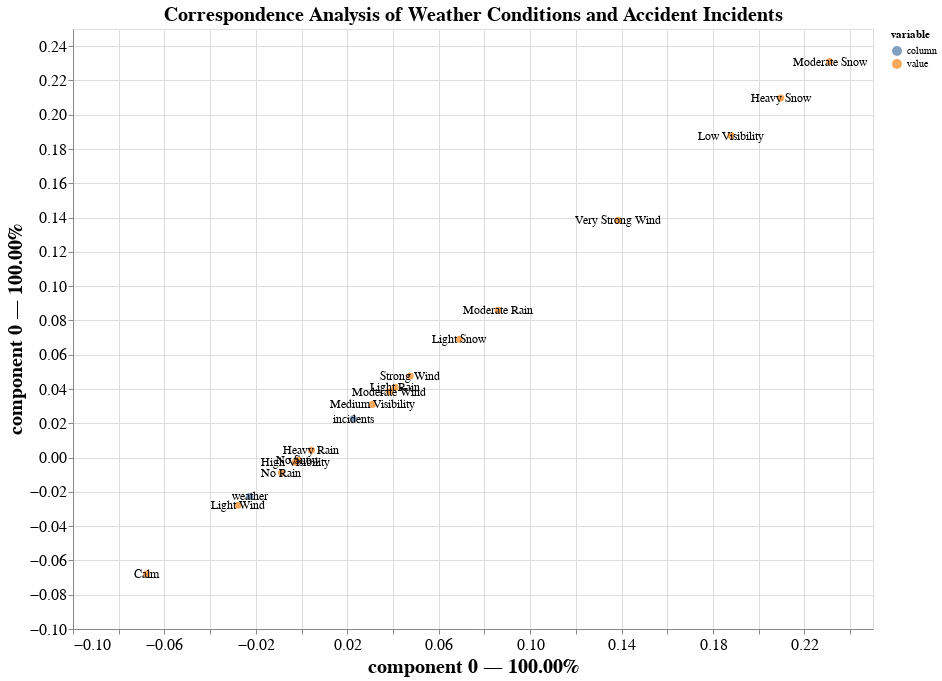

Source (notebook cell):
### Code cell
accident_pivot = accident_rate_data.set_index('value')['freq']
weather_pivot = weather_rate_data.set_index('value')['freq']
contingency = pd.DataFrame({
    'incidents': accident_pivot,
    'weather': weather_pivot
}).fillna(0)

import altair as alt

fig = plt.figure(figsize=(12, 12))
ca = prince.CA(n_components=1)
ca = ca.fit(contingency)
chart = ca.plot(contingency, show_row_labels=True, show_column_labels=True, x_component=0, y_component=0)
chart = chart.configure_text(
    fontSize=12,     # Override text size specifically
    font='Monospace'     # Change font family
).properties(
    width=800,
    height=600
).configure_axis(
    labelFontSize=16,
    labelFont='Monospace',
    titleFont='Monospace',
    titleFontSize=20,
    titleAlign='center'
).properties(
    title = alt.Title(text="Correspondence Analysis of Weather Conditions and Accident Incidents", fontSize=20, font="Monospace"),
)
chart

### Figure 1 — Vega-Lite specification as saved in the notebook (floating-point values rounded to 4 significant figures)
{"config": {"view": {"continuousWidth": 300, "continuousHeight": 300}, "axis": {"labelFont": "Monospace", "labelFontSize": 16, "titleAlign": "center", "titleFont": "Monospace", "titleFontSize": 20}, "text": {"font": "Monospace", "fontSize": 12}}, "layer": [{"data": {"name": "data-075962a16cd7eba1f04816ef37b2c05f"}, "mark": {"type": "circle", "size": 50}, "encoding": {"color": {"field": "variable", "type": "nominal"}, "tooltip": [{"field": "variable", "type": "nominal"}, {"field": "value", "type": "nominal"}, {"field": "component 0", "type": "quantitative"}, {"field": "component 0", "type": "quantitative"}], "x": {"axis": {"title": "component 0 — 100.00%"}, "field": "component 0", "scale": {"zero": false}, "type": "quantitative"}, "y": {"axis": {"title": "component 0 — 100.00%"}, "field": "component 0", "scale": {"zero": false}, "type": "quantitative"}}, "name": "view_1"}, {"data": {"name": "data-075962a16cd7eba1f04816ef37b2c05f"}, "mark": {"type": "text"}, "encoding": {"text": {"field": "label", "type": "nominal"}, "x": {"axis": {"title": "component 0 — 100.00%"}, "field": "component 0", "scale": {"zero": false}, "type": "quantitative"}, "y": {"axis": {"title": "component 0 — 100.00%"}, "field": "component 0", "scale": {"zero": false}, "type": "quantitative"}}}, {"data": {"name": "data-1ee5f8d07c58685d1b2ff1504ae10ef2"}, "mark": {"type": "circle", "size": 50}, "encoding": {"color": {"field": "variable", "type": "nominal"}, "tooltip": [{"field": "variable", "type": "nominal"}, {"field": "value", "type": "nominal"}, {"field": "component 0", "type": "quantitative"}, {"field": "component 0", "type": "quantitative"}], "x": {"axis": {"title": "component 0 — 100.00%"}, "field": "component 0", "scale": {"zero": false}, "type": "quantitative"}, "y": {"axis": {"title": "component 0 — 100.00%"}, "field": "component 0", "scale": {"zero": false}, "type": "quantitative"}}}, {"data": {"name": "data-1ee5f8d07c58685d1b2ff1504ae10ef2"}, "mark": {"type": "text"}, "encoding": {"text": {"field": "label", "type": "nominal"}, "x": {"axis": {"title": "component 0 — 100.00%"}, "field": "component 0", "scale": {"zero": false}, "type": "quantitative"}, "y": {"axis": {"title": "component 0 — 100.00%"}, "field": "component 0", "scale": {"zero": false}, "type": "quantitative"}}}], "height": 600, "params": [{"name": "param_1", "select": {"type": "interval", "encodings": ["x", "y"]}, "bind": "scales", "views": ["view_1"]}], "title": {"text": "Correspondence Analysis of Weather Conditions and Accident Incidents", "font": "Monospace", "fontSize": 20}, "width": 800, "$schema": "https://vega.github.io/schema/vega-lite/v5.20.1.json", "datasets": {"data-075962a16cd7eba1f04816ef37b2c05f": [{"component 0": -0.002819, "variable": "value", "value": "High Visibility", "label": "High Visibility"}, {"component 0": 0.03102, "variable": "value", "value": "Medium Visibility", "label": "Medium Visibility"}, {"component 0": 0.1878, "variable": "value", "value": "Low Visibility", "label": "Low Visibility"}, {"component 0": -0.008837, "variable": "value", "value": "No Rain", "label": "No Rain"}, {"component 0": 0.04094, "variable": "value", "value": "Light Rain", "label": "Light Rain"}, {"component 0": 0.08596, "variable": "value", "value": "Moderate Rain", "label": "Moderate Rain"}, {"component 0": 0.004266, "variable": "value", "value": "Heavy Rain", "label": "Heavy Rain"}, {"component 0": -0.001441, "variable": "value", "value": "No Snow", "label": "No Snow"}, {"component 0": 0.06904, "variable": "value", "value": "Light Snow", "label": "Light Snow"}, {"component 0": 0.231, "variable": "value", "value": "Moderate Snow", "label": "Moderate Snow"}, {"component 0": 0.2097, "variable": "value", "value": "Heavy Snow", "label": "Heavy Snow"}, {"component 0": -0.02778, "variable": "value", "value": "Light Wind", "label": "Light Wind"}, {"component 0": 0.03845, "variable": "value", "value": "Moderate Wind", "label": "Moderate Wind"}, {"component 0": 0.04752, "variable": "value", "value": "Strong Wind", "label": "Strong Wind"}, {"component 0": -0.06787, "variable": "value", "value": "Calm", "label": "Calm"}, {"component 0": 0.1385, "variable": "value", "value": "Very Strong Wind", "label": "Very Strong Wind"}], "data-1ee5f8d07c58685d1b2ff1504ae10ef2": [{"component 0": 0.02267, "variable": "column", "value": "incidents", "label": "incidents"}, {"component 0": -0.02267, "variable": "column", "value": "weather", "label": "weather"}]}}
